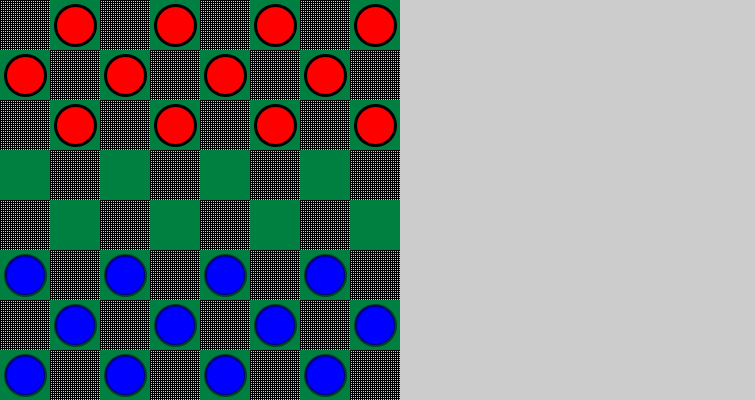
Frame 1 (no input)
Frame 60 (the mouse pressed at the canvas centre just before this capture): identical to frame 1, image omitted
Frame 120 (the mouse held since frame 60 and released just before this capture): identical to frame 1, image omitted

The Processing sketch that drew this single still picture (run headless with seeded random() and noise(); from frame 60 on, the mouse is pressed at the canvas centre):

// Processing sketch: processing_65611
// ── processing_65611.pde



String where (PVector place,int x,int y){
  //A=top left
  //B=top right
  //C=bottom left
  //D=bottom right;
  String retval = "";
  PVector q = which2(place.x,place.y);
  
    int whichisit = int(q.x);

 // if(q.z==0){
   
        if(w[whichisit].z ==1  ){
  if(x<place.x && y<place.y)retval = "A";
  if(x>place.x && y<place.y)retval = "B";
  if(x<place.x&& y>place.y)retval="C";
  if(x>place.x && y>place.y)retval="D";
  }
        if(b[whichisit].z ==1  ){
  if(x<place.x && y<place.y)retval = "A";
  if(x>place.x && y<place.y)retval = "B";
  if(x<place.x&& y>place.y)retval="C";
  if(x>place.x && y>place.y)retval="D";
  }
  
  if(w[whichisit].z==0 || b[whichisit].z==0){
    if(q.y==1){
     //white 
      if(x<place.x&& y>place.y)retval="C";
    if(x>place.x && y>place.y)retval="D";
    }
    
    if(q.y==2){
     //black 
      if(x<place.x && y<place.y)retval = "A";
      if(x>place.x && y<place.y)retval = "B"; 
    }
  }  
    
 // }

  
 
  
  //println(str(q.z));
  return retval; 
}

/////////////////////
//To do 
//Enabling force eating or allow free movement

/*

 1.4
 2.4
 3.4
 4.4
 5.4
 6.4
 7.4
 8.4
 */
 boolean iswhiteturn = true;
color tilecolour = color(0,128,64);
color one = color(255,0,0);
color two = color(0,0,255);
int wfallen=0;
int bfallen=0;
int _width;
int _height;
PImage tile;
int bs = 50;
PVector [] w= new PVector [12];
PVector [] b = new PVector [12];
int wc=0;
int bc=0;
int rc;
boolean dooffset = false;
void setup(){
  tile = createImage(bs*2,bs*2,ARGB);

  for (int x=bs;x<bs*2;x++){
    for (int y=0;y<bs;y++){
      tile.set(x,y,tilecolour);
    } 
  }

  for (int x=0;x<bs;x++){
    for (int y = bs;y<bs*2;y++){
      tile.set(x,y,tilecolour);
    } 
  }
  _width = bs*8;
  _height = bs*8;
  //size(_width+255+(bs*2) ,_height,JAVA2D);
  size(755,400,JAVA2D);

  // background(255);
  for (int x=0;x<_width;x++){
    for (int y =0;y<_height;y++){
      if(x%2==0 || y%2==0)set(x,y,color((int)random(0,1)));
    } 
  }
  smooth();
  for (int x =0;x<_width;x+=bs*2){
    for (int y=0;y<_height;y+=bs*2){
      image(tile,x,y);
    } 
  }
  back=get();

  ellipseMode(CENTER);
  rc=0;
  strokeWeight(2);
  for (int y=0;y<_height;y+=bs){
    for (int x=0;x<_width;x+=bs*2){
      if(rc<3 ||rc>4){
        if(!dooffset){
          if( rc<3  ){
            fill(one);
            w[wc]=new PVector(x+offset+offset+offset,y+offset,0);
            wc++;
          }
          if( rc>4  ){
            fill(two);
            b[bc]=new  PVector(x+offset+offset+offset,y+offset,0);
            bc++;
          }
          ellipse(x+offset+offset+offset,y+offset,bs-10,bs-10);

        }
        if(dooffset)
        {
          if( rc<3  ){
            w[wc]=new PVector(x+offset,y+offset,0);
            fill(one);
            wc++; 
          }
          if( rc>4  ){
            b[bc]=new PVector(x+offset,y+offset,0);
            fill(two);
            bc++; 
          }
          ellipse(x+offset,y+offset,bs-10,bs-10);

        }
      }

    }
    rc++;
    dooffset=!dooffset;
  }  

}
int offset = bs/2;
PImage back;

void setupmen(){
  rc=0;
  wc=0;
  bc=0;

  wfallen=0;
  bfallen=0;
  //  strokeWeight(2);
  for (int y=0;y<_height;y+=bs){
    for (int x=0;x<_width;x+=bs*2){
      if(rc<3 ||rc>4){
        if(!dooffset){
          if( rc<3  ){
            fill(one);
            w[wc]=new PVector(x+offset+offset+offset,y+offset,0);
            //         if(wc<12){
            //         w[wc].x=x+offset+offset+offset;
            //         w[wc].y=y+offset;
            //         }
            wc++;
          }
          if( rc>4  ){
            fill(two);
            b[bc]=new  PVector(x+offset+offset+offset,y+offset,0);
            bc++;
          }
          //          ellipse(x+offset+offset+offset,y+offset,bs-10,bs-10);
          //
        } //offset=true
        if(dooffset)
        {
          if( rc<3  ){
            w[wc]=new PVector(x+offset,y+offset,0);
            fill(one);
            wc++; 
          }
          if( rc>4  ){
            b[bc]=new PVector(x+offset,y+offset,0);
            fill(two);
            bc++; 
          }
          ellipse(x+offset,y+offset,bs-10,bs-10);

        }
      }
      //
    }
    rc++;
    dooffset=!dooffset;
  }  
}
void drawbuttons(){
  for (int i =0;i<12;i++){
    fill(one);

    stroke(1);
    strokeWeight(3);

    float dis = dist(mouseX,mouseY,w[i].x,w[i].y);
    if(dis<bs/2)strokeWeight(6);
    ellipsex(w[i].x,w[i].y,bs-10,bs-10); 


    stroke(1,128);

    if(dis<bs/2){
      // strokeWeight(8);
      placebutton(w[i],mouseX,mouseY);

      //put direction bubbble
    }

    strokeWeight(3);
    fill(two);
    stroke(1,128);
    dis = dist(mouseX,mouseY,b[i].x,b[i].y);
    if(dis<bs/2)strokeWeight(6);
    ellipsex(b[i].x,b[i].y,bs-10,bs-10);



    if(dis<bs/2){

      placebutton(b[i],mouseX,mouseY);
      stroke(1);

      //put direction bubbble 
    }

  }
}


void draw(){
  image(back,0,0);
  drawbuttons();

  //background(back);  

}
void mousePressed(){
  PVector q= which2(mouseX,mouseY); 
}

void placebutton(PVector place,int x,int y){
  int herex= int(place.x);
  int herey = int(place.y);
  float dis = dist(place.x,place.y,x,y);
  strokeWeight(1);
  String wh = where (place,x,y); 
  int px = 0;
  int py =0;
  int px2=0;
  int py2= 0;
  fill(255,0,255);
  noFill();
  if(wh=="A"){
    px = int(place.x-bs);
    py =int(place.y-bs);
    px2= int(place.x-(bs*2));
    py2 = int(place.y-(bs*2));
    if(get(px,py)==tilecolour ) {
      ellipse(px,py,10,10);
      // ellipse(place.x-bs/2,place.y-bs/2,8,8);

    }
    //  else{
    if(get(px,py)!=get(herex,herey) && get(px2,py2)==tilecolour)
    {

      ellipse(px2,py2,10,10);
    }
    // }
  }
  if(wh=="B"){
    px = int(place.x+bs);
    py =int(place.y-bs);
    px2= int(place.x+(bs*2));
    py2 = int(place.y-(bs*2));
    if(get(px,py)==tilecolour  ) {
      ellipse(px,py,10,10);
      // ellipse(place.x+bs/2,place.y-bs/2,8,8);

    }

    if(get(px,py)!=get(herex,herey) && get(px2,py2)==tilecolour ){
      ellipse(px2,py2,10,10);
    }

  }
  if(wh=="C"){
    px = int(place.x-bs);
    py =int(place.y+bs);
    px2= int(place.x-(bs*2));
    py2 = int(place.y+(bs*2));
    if(get(px,py)==tilecolour ){
      ellipse(px,py,10,10);
      // ellipse(place.x-bs/2,place.y+bs/2,8,8);
    }

    if(get(px,py)!=get(herex,herey) && get(px2,py2)==tilecolour ){
      ellipse(px2,py2,10,10);
    }
  }
  if(wh=="D"){
    px = int(place.x+bs);
    py =int(place.y+bs);
    px2= int(place.x+(bs*2));
    py2 = int(place.y+(bs*2));
    // fill(1);
    //ellipse(px,py,4,4);

    if(get(px,py)==tilecolour ) {
      ellipse(px,py,10,10);
      //   ellipse(place.x+bs/2,place.y+bs/2,8,8);

    }
    // else
    //   {
    if(get(px,py)!=get(herex,herey) && get(px2,py2)==tilecolour ){
      ellipse(px2,py2,10,10);
    }
    //}
  }
}

PVector which(float x,float y){
  int jeff=-1;
  float [] wd = new float [12];
  float [] bd= new float [12];
  PVector mid = new PVector(x,y,0);
  for (int i = 0;i<12;i++){
    float disw = dist(mid.x,mid.y,w[i].x,w[i].y);
    wd[i]=disw;
    float disb = dist(mid.x,mid.y,b[i].x,b[i].y);
    bd[i]=disb;
    //if(b[i]==mid)b[i]=new PVector(-15,-15,0);
    //if(w[i]==mid)w[i]=new PVector(-15,-15,0); 
  }
  float retvalw = wd[0];
  float retvalb=bd[0];
  int hitw=0;
  int hitb=0;
  for (int i = 0;i<12;i++){
    if(wd[i]<retvalw){
      retvalw=wd[i];
      hitw=i;
      // wfallen++;
    }
    if(bd[i]<retvalb){
      retvalb=bd[i];
      hitb=i;
      // bfallen++;
    }
  }
  int hitem=0;
  if(retvalw<retvalb){
    jeff=1;
    hitem=hitw;
    //this.frame.setTitle("white "+str(hitw));
    // println(jeff);
  }
  if(retvalb<retvalw){
    //this.frame.setTitle("black "+str(hitb));  
    jeff=2; 

    hitem=hitb;
    // println(jeff);
  }

  PVector retval = new PVector(hitem,jeff,0);

  return retval;

}



void ellipsex(float x,float y,int wd,int ht){
  boolean makeline = false;
  PVector dothat = which(x,y);
  int index = int(dothat.x);
  if (dothat.y==1){ // white

    if(w[index].z==1)makeline = true;
  }
  if(dothat.y==2){//black
    if(b[index].z==1)makeline = true;

  }

  ellipse(x,y,wd,ht);
  if(makeline){
    strokeWeight(2);
    ellipse(x,y,36,36);
    ellipse(x,y,30,30);
    line(x-5,y+5,x+5,y+5);
    line(x-5,y+5,x-5,y-2);
    line(x+5,y+5,x+5,y-2);

    ellipse(x-5,y-5,4,4);
    ellipse(x+5,y-5,4,4);
    ellipse(x,y-10,4,4);
    //  line(x-5,y-10,x-5,y+10);
    //  line(x-5,y-10,x,y-10);
    //  line(x-5,y+10,x,y+10);
    //  line(x,y-10,x,y-4);
    //  line(x,y+10,x,y+4);
    //  line(x,y+4,x+5,y+10);
    //  line(x,y-4,x+5,y-10);
    //  line(x+5,y-10,x+10,y-10);
    //  line(x+5,y+10,x+10,y+10);
    //  line(x+10,y+10,x+1,y);
    //  line(x+10,y-10,x+1,y);
  }
}
color release = 0;
void mouseReleased(){
  release = get(mouseX,mouseY);
  int it = 0;

  if(release==one){
    float [] dq= new float [12];
    float disx = dist(w[0].x,w[0].y,mouseX,mouseY);

    for (int i =0;i<12;i++){
      float dis = dist(w[i].x,w[i].y,mouseX,mouseY);
      dq[i]=dis;
      //   if(disx<dis)it=i;

    }

    float retval  = dq[0];
    for (int i = 0;i<12;i++){
      if(dq[i]<retval){
        retval = dq[i];
        it =i; 

      }
    }


    //  println(it);
    //String where = wh(w[it].x,w[it].y,mouseX,mouseY);
    move(w[it],mouseX,mouseY);

  } //ONE
  if(release==two){
    float [] dq= new float [12];
    float disx = dist(b[0].x,b[0].y,mouseX,mouseY);

    for (int i =0;i<12;i++){
      float dis = dist(b[i].x,b[i].y,mouseX,mouseY);
      dq[i]=dis;
      //   if(disx<dis)it=i;

    }

    float retval  = dq[0];
    for (int i = 0;i<12;i++){
      if(dq[i]<retval){
        retval = dq[i];
        it =i; 

      }
    }


    //  println(it);
    //String where = wh(w[it].x,w[it].y,mouseX,mouseY);
    //print("black");
    move(b[it],mouseX,mouseY);
  } //TWO
}



void move(PVector place,int x,int y){
  boolean canmove = true;
  int herex = int(place.x);
  int herey = int(place.y);
  boolean iswhite =false;
  boolean isblack = false;
  if(get(herex,herey)==one)iswhite = true;
  if(get(herex,herey)==two)isblack=true;
  int whichisit = 0;

  int px=0;
  int py=0;
  String wh = where (place,x,y); 
  if(wh=="A" ){
    //normal
    px=int(place.x-(bs));
    py=int(place.y-(bs));
    int px2=int(place.x-(bs*2));
    int py2=int(place.y-(bs*2));

    if(get(px,py)==tilecolour){
      place.x=place.x-(bs);
      place.y=place.y-(bs); 
    }

    //jump
    // if( get(px,py)!=get(herex,herey && get() {
    else

        if( get(px,py)!=get(herex,herey) && get(px2,py2)==tilecolour && get(px,py) !=tilecolour){
        //  print("jump");


        //if jump then remove the marker that is in the way
        color hitem = get(px,py);
        if(hitem==one){
          for (int i=0;i<12;i++){
            // if (w[i].x>
          }
        }
        if(hitem==two){
          for (int i=0;i<12;i++){

          }
        }

        place.x=place.x-(bs*2);
        place.y=place.y-(bs*2); 
        jump(herex,herey,place.x,place.y);
      }


    //   print("A");
  }
  if(wh=="B" ){
    //normal
    px=int(place.x+(bs));
    py=int(place.y-(bs));
    if(get(px,py)==tilecolour){
      place.x=place.x+(bs);
      place.y=place.y-(bs); 
    }
    //jump
    int px2=int(place.x+(bs*2));
    int py2=int(place.y-(bs*2));
    if( get(px,py)!=get(herex,herey) && get(px2,py2)==tilecolour && get(px,py) !=tilecolour){
      //    print("jump");
      place.x=place.x+(bs*2);
      place.y=place.y-(bs*2); 
      jump(herex,herey,place.x,place.y);
    } 
    //  print("B");
  }
  if(wh=="C" ){
    //normal
    px=int(place.x-(bs));
    py=int(place.y+(bs));
    if(get(px,py)==tilecolour){
      place.x=place.x-(bs);
      place.y=place.y+(bs); 
    }
    //jump
    int px2=int(place.x-(bs*2));
    int py2=int(place.y+bs*2);
    if( get(px,py)!=get(herex,herey) && get(px2,py2)==tilecolour && get(px,py) !=tilecolour){
      //    print("jump");
      place.x=place.x-(bs*2);
      place.y=place.y+(bs*2); 
      jump(herex,herey,place.x,place.y);
    }
    //  print("C");
  }
  if(wh=="D"){
    //normal
    px = int(place.x+(bs));
    py = int(place.y+(bs));
    if(get(px,py)==tilecolour){
      place.x=place.x+(bs);
      place.y=place.y+(bs); 
    }

    //jump
    int px2 = int(place.x+(bs*2));
    int py2 = int(place.y+(bs*2));
    if( get(px,py)!=get(herex,herey) && get(px2,py2)==tilecolour && get(px,py) !=tilecolour){
      //   print("jump");
      place.x=place.x+(bs*2);
      place.y=place.y+(bs*2); 
      jump(herex,herey,place.x,place.y);
    }
    // print("D");
  }
  for (int i=0;i<12;i++){
    if(w[i].y>_height-(bs) && w[i].x<_width)w[i].z=1;
    if(b[i].y<bs && b[i].x<_width)b[i].z=1; 
  }

}


void keyPressed(){
  if(key=='r')setupmen(); 
}



void jump(float sx,float sy,float ex,float ey){
  float [] wd = new float [12];
  float [] bd= new float [12];
  PVector mid = new PVector((sx+ex)/2,(sy+ey)/2,0);
  for (int i = 0;i<12;i++){
    float disw = dist(mid.x,mid.y,w[i].x,w[i].y);
    wd[i]=disw;
    float disb = dist(mid.x,mid.y,b[i].x,b[i].y);
    bd[i]=disb;
    //if(b[i]==mid)b[i]=new PVector(-15,-15,0);
    //if(w[i]==mid)w[i]=new PVector(-15,-15,0); 
  }
  float retvalw = wd[0];
  float retvalb=bd[0];
  int hitw=0;
  int hitb=0;
  for (int i = 0;i<12;i++){
    if(wd[i]<retvalw){
      retvalw=wd[i];
      hitw=i;
      // wfallen++;
    }
    if(bd[i]<retvalb){
      retvalb=bd[i];
      hitb=i;
      // bfallen++;
    }
  }
  int span = bs+bs/2;
  if(retvalw<retvalb){
    wfallen++;
    if(wfallen>6)wspan=1;
    if(wfallen<=6) w[hitw]=new PVector(span+_width+bs/2+(bs*wspan),(wfallen*bs)-bs/2,0);
    if(wfallen>6)w[hitw]=new PVector((span)+_width+bs/2+(bs*wspan),((wfallen-6)*bs)-bs/2,0);

  }
  if(retvalb<retvalw){
    bfallen++;
    if(bfallen>6)bspan=1;
    if(bfallen<=6)  b[hitb]=new PVector((span)+_width+bs+bs+(bs*bspan)+bs/2,(bfallen*bs)-bs/2,0);
    if(bfallen>6) b[hitb]=new PVector((span)+_width+bs+bs+(bs*bspan)+bs/2,((bfallen-6)*bs)-bs/2,0);

  }


}
int wspan=0;
int bspan=0;


float distx(float a,float b,float c,float d){

  if (a>_width)a=_width;
  if (b>_height)b=_height;
  float retval = dist(a,b,c,d);
  return retval;
}


PVector which2(float x,float y){
  int jeff=-1;
  float [] wd = new float [12];
  float [] bd= new float [12];
  PVector mid = new PVector(x,y,0);
  for (int i = 0;i<12;i++){
    float disw = dist(mid.x,mid.y,w[i].x,w[i].y);
    wd[i]=disw;
    float disb = dist(mid.x,mid.y,b[i].x,b[i].y);
    bd[i]=disb;
    //if(b[i]==mid)b[i]=new PVector(-15,-15,0);
    //if(w[i]==mid)w[i]=new PVector(-15,-15,0); 
  }
  float retvalw = wd[0];
  float retvalb=bd[0];
  int hitw=0;
  int hitb=0;
  for (int i = 0;i<12;i++){
    if(wd[i]<retvalw){
      retvalw=wd[i];
      hitw=i;
      // wfallen++;
    }
    if(bd[i]<retvalb){
      retvalb=bd[i];
      hitb=i;
      // bfallen++;
    }
  }
  int hitem=0;
  if(retvalw<retvalb){
    jeff=1;
    hitem=hitw;
   // this.frame.setTitle("white "+str(hitw));
    if(w[hitw].y>_height-(bs))w[hitw].z=1;
    // println(jeff);
  }
  if(retvalb<retvalw){
  //  this.frame.setTitle("black "+str(hitb));  
    if(b[hitb].y<(bs))b[hitb].z=1;
    jeff=2; 

    hitem=hitb;
    // println(jeff);
  }

  PVector retval = new PVector(hitem,jeff,0);

  return retval;

}
